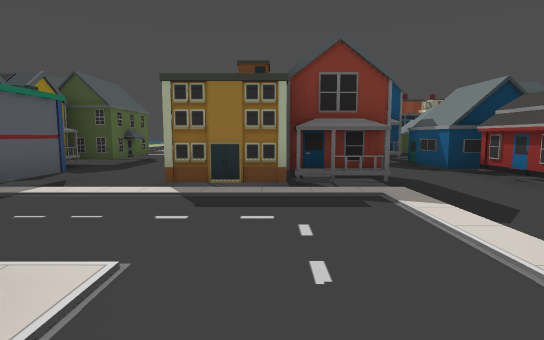
[1] (above)

24 first-person views from a walk through a Godot game level. The camera is 1.4 m above the floor, tilts 6° down and sees 80° across. The floor is counted in squares, 2 m on a side. Each view is taken from the middle of a square. On the plan, view 1 faces up. The plan holds only what a view shows up to about 10 squares ahead; the rest is blank. The place goes on beyond the plan.

[2]
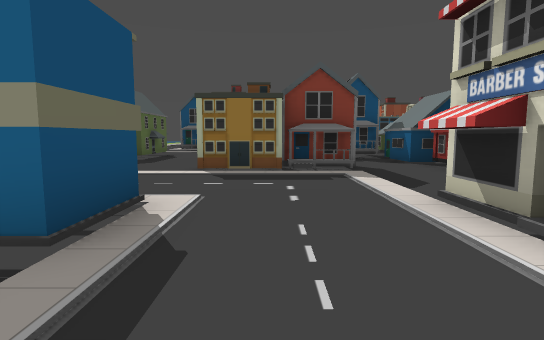

[3]
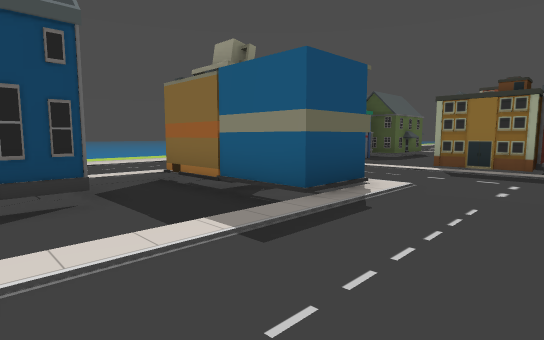

[4]
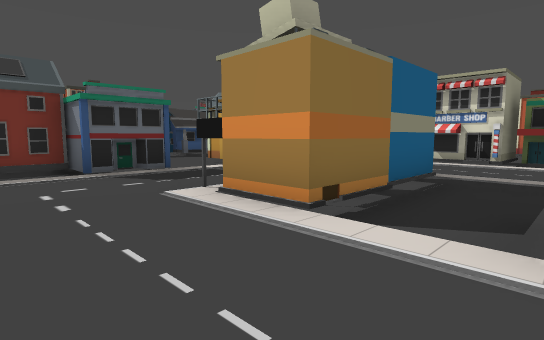

[5]
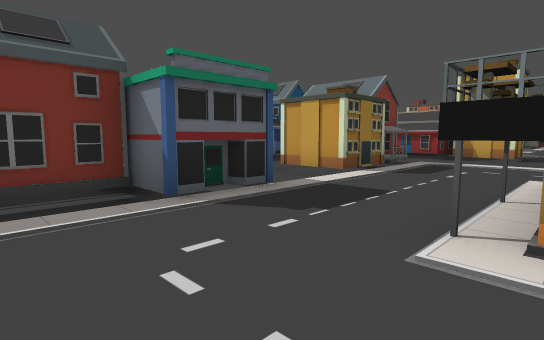

[6]
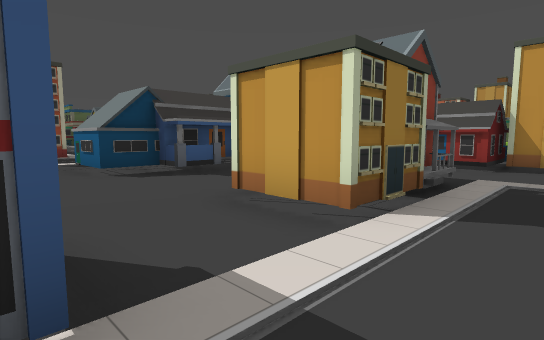

[7]
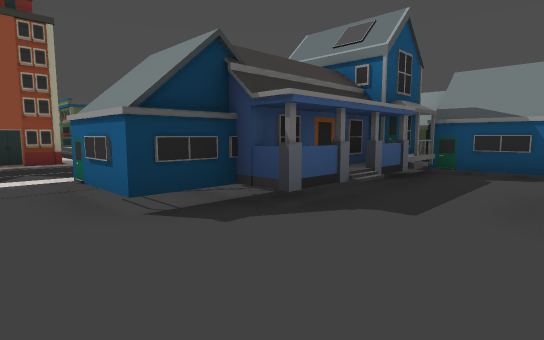

[8]
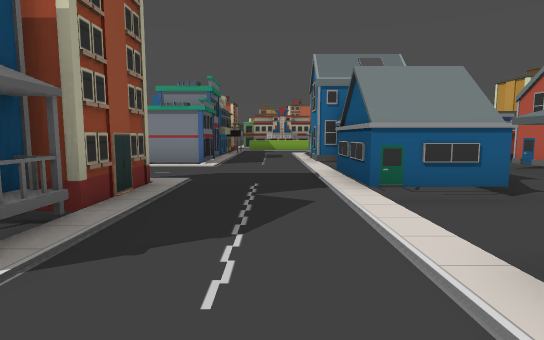

[9]
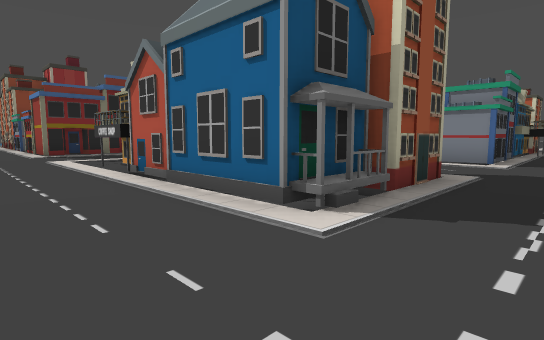

[10]
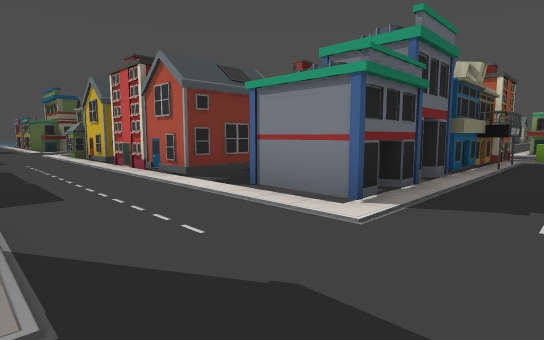

[11]
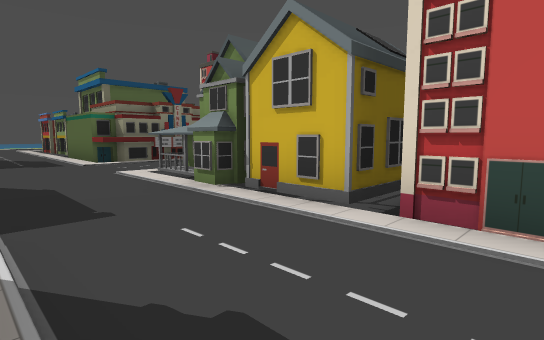

[12]
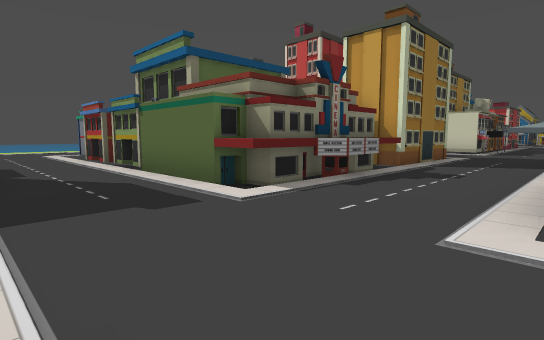

[13]
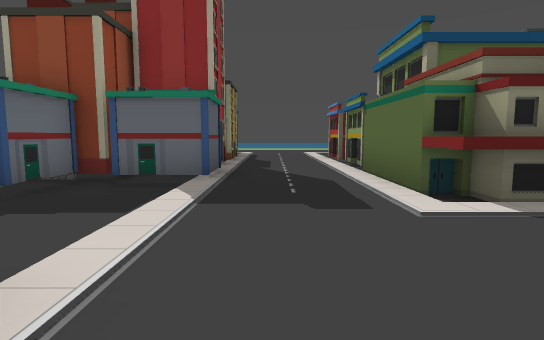

[14]
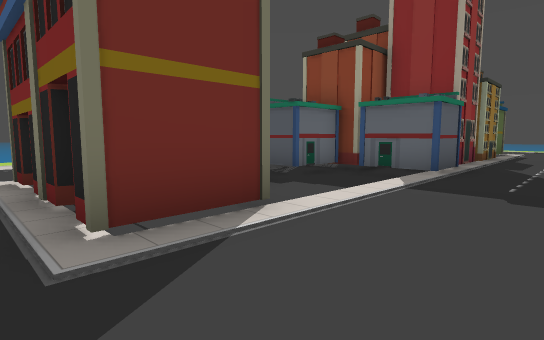

[15]
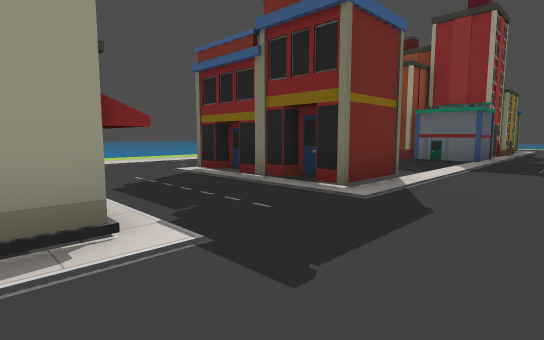

[16]
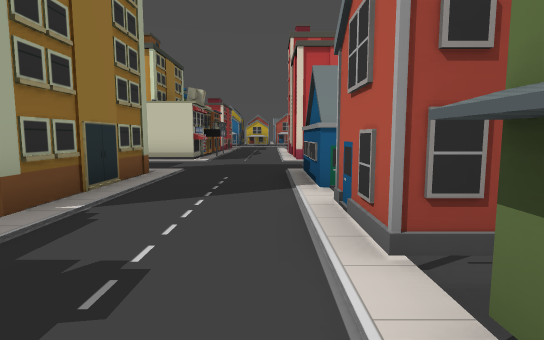

[17]
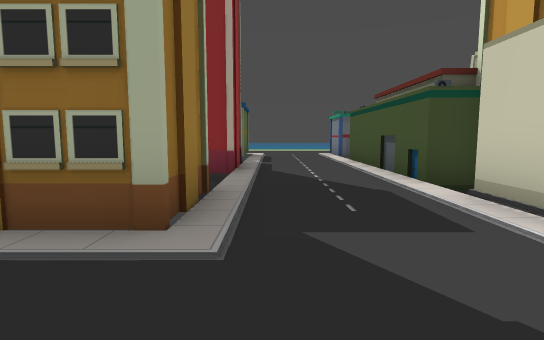

[18]
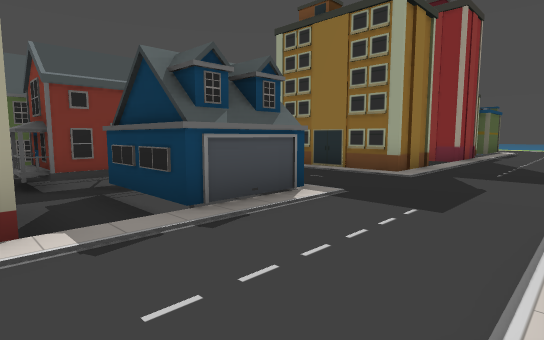

[19]
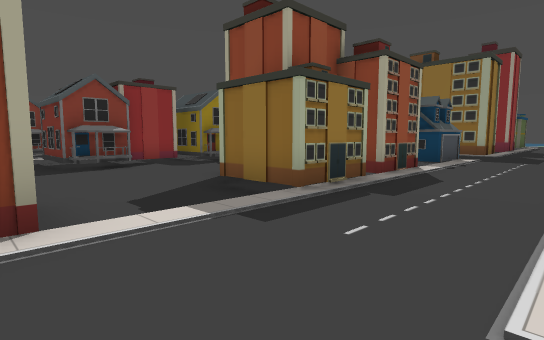

[20]
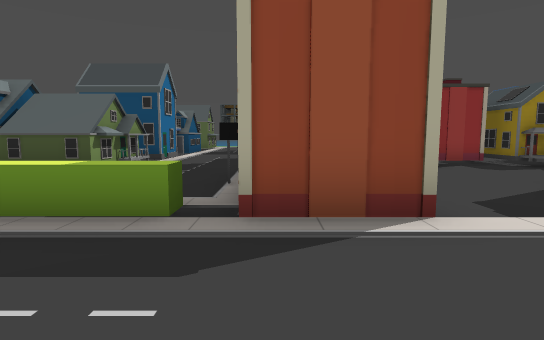

[21]
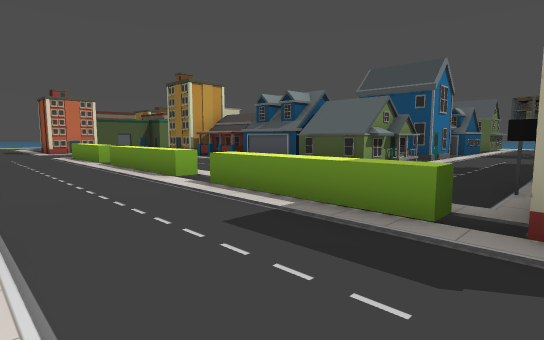

[22]
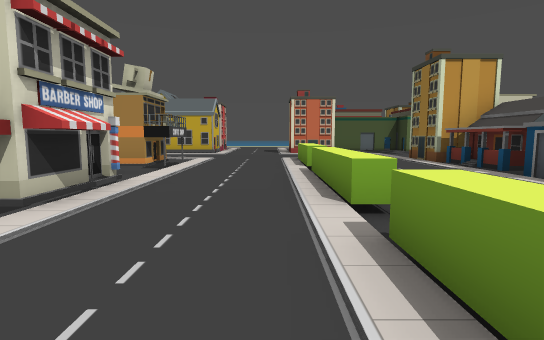

[23]
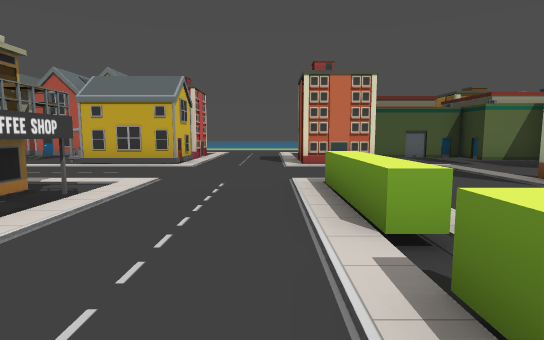

[24]
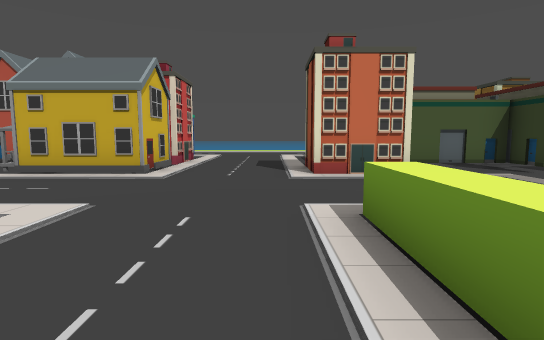

### Floor plan
Key: @ floor where view 1 was taken; # wall or solid block; . main floor; : floor 0.25 m higher than the main floor; - floor 0.25 m lower than the main floor; / step, stairs or slope; ^ raised ledge.
Columns run from 7 left of view 1 to 18 right of it. Each row starts with its distance up from view 1.
 36      #...#       -...#
 35       ...#       -...#
 34      #...#      ##...#
 33      -...#       -...#
 32    ###...#       -...#
 31    #--...##      #...-
 30    ---...#########...#
 29     --.....^^........#
 28      -................
 27      #................
 26 ...###...#########...#
 25 .........#  ######...
 24  ........#  ###---...
 23  .../#...###     #...
 22  ..- #...###-    #..
 21  ..-  ...##---   -...
 20  ..#  ...##---- ##...
 19  ..#   ..###------...
 18 ...#  ...###------...
 17 ...#  ...---------...
 16 ...#  ...#       #...
 15 ...###...#########...
 14 .................^..
 13 ...............  ^..
 12   .......././.   ^..
 11   #---#####-##.  ^...
 10   #---########. .-..##
  9  ##-----:--###  .^..#
  8   #--------###...^...-
  7   ------#-----.. ^...-
  6 ####--# #---##.. -...-
  5 --##--###---##...^...#
  4 .........---##...^...-
  3 .........---##.. ......
  2 .........-----.. .......
  1 ...###...#  --.  .......
  0 ...###.@.##---- ##...###-
 -1 ...---...####-   #...#  --
 -2 ...#--...   #### -...#  --
 -3    #--...        -...#   #

Where each view was taken, in squares from view 1:
view 1: 0 up, 0 right, facing up
view 2: 2 down, 0 right, facing up
view 3: 3 down, 1 right, facing up-left
view 4: 2 down, 7 left, facing up-right
view 5: 1 up, 7 left, facing up-right
view 6: 3 up, 4 left, facing up-right
view 7: 7 up, 3 left, facing up-right
view 8: 13 up, 6 left, facing right
view 9: 13 up, 7 left, facing up-right
view 10: 13 up, 1 left, facing up-right
view 11: 20 up, 1 left, facing up-right
view 12: 26 up, 1 left, facing up-right
view 13: 26 up, 0 right, facing up
view 14: 25 up, 1 right, facing up-left
view 15: 22 up, 1 right, facing up-left
view 16: 27 up, 4 right, facing right
view 17: 27 up, 11 right, facing up
view 18: 23 up, 13 right, facing up-left
view 19: 16 up, 13 right, facing up-left
view 20: 15 up, 13 right, facing left
view 21: 15 up, 13 right, facing down-left
view 22: 13 up, 11 right, facing down
view 23: 8 up, 11 right, facing down
view 24: 6 up, 11 right, facing down
